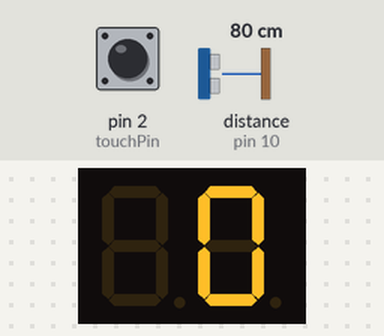
Simulated run of this sketch. Board: Arduino Uno, built with avr-gcc and run on an emulated ATmega328P. Shown: 2-digit seven-segment display. The inputs (shaded band) are chosen by the test bench; at power-on: distance to the obstacle (sensor on pin 10) 80 cm, pin 2 (touchPin) HIGH. The echo pulse lasts 58.3 µs per cm.

Above: at 1.2 s.
1.3 s: distance to the obstacle (sensor on pin 10) set to 2 cm
At 3.2 s:
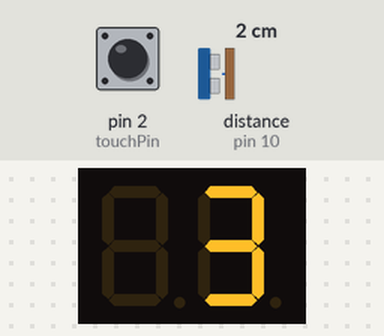
3.3 s: pin 2 (touchPin) pulled LOW for 0.15 s
At 4.7 s:
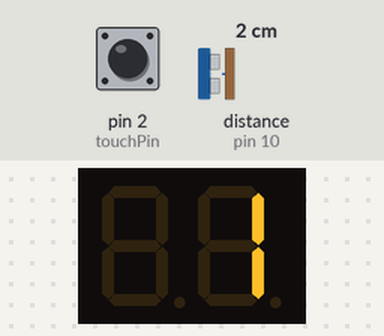
6.4 s: pin 2 (touchPin) pulled LOW for 1 s
At 8.6 s:
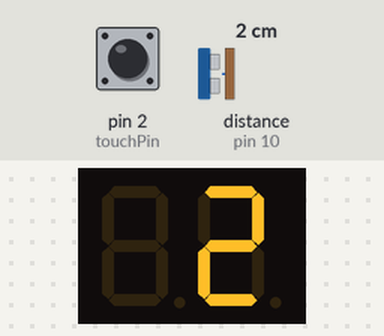

The sketch:

distance_counter.ino
```cpp
#include <SevSeg.h>

SevSeg sevseg;

const int trigPin = 9;
const int echoPin = 10;
const int touchPin = 2;

long duration;
float distance;
int counter = 0;

void setup() {
  // Setup pins
  pinMode(trigPin, OUTPUT);
  pinMode(echoPin, INPUT);
  pinMode(touchPin, INPUT_PULLUP);

  // Setup 7-segment display
  byte numDigits = 2;        // Number of digits in the display
  byte digitPins[] = {3, 4}; // Digits connected to pins 3 and 4
  byte segmentPins[] = {5, 6, 7, 8, 9, 10, 11, 12}; // a to g pins

  sevseg.begin(COMMON_CATHODE, numDigits, digitPins, segmentPins);
  sevseg.setBrightness(90);
}

void loop() {
  // Measure distance using ultrasonic sensor
  digitalWrite(trigPin, LOW);
  delayMicroseconds(2);
  digitalWrite(trigPin, HIGH);
  delayMicroseconds(10);
  digitalWrite(trigPin, LOW);

  duration = pulseIn(echoPin, HIGH);
  distance = duration * 0.034 / 2; // Distance in cm

  // Check if the object is within the specified distance (e.g., 10 cm)
  if (distance < 10) {
    counter++;
    delay(500); // Simple debounce and delay to prevent rapid counting
  }

  // Check if the touch sensor is activated to reset the counter
  if (digitalRead(touchPin) == LOW) {
    counter = 0;
    delay(500); // Debounce delay
  }

  // Display the counter on the 7-segment display
  sevseg.setNumber(counter);
  sevseg.refreshDisplay();
}
```

Measured:
- after the input at 1.3 s, the display: first changes after 0.50 s (image 1 shows a later state)
- what the display in image 2 shows lasts 0.5 s, from 4.3 s to 4.8 s
